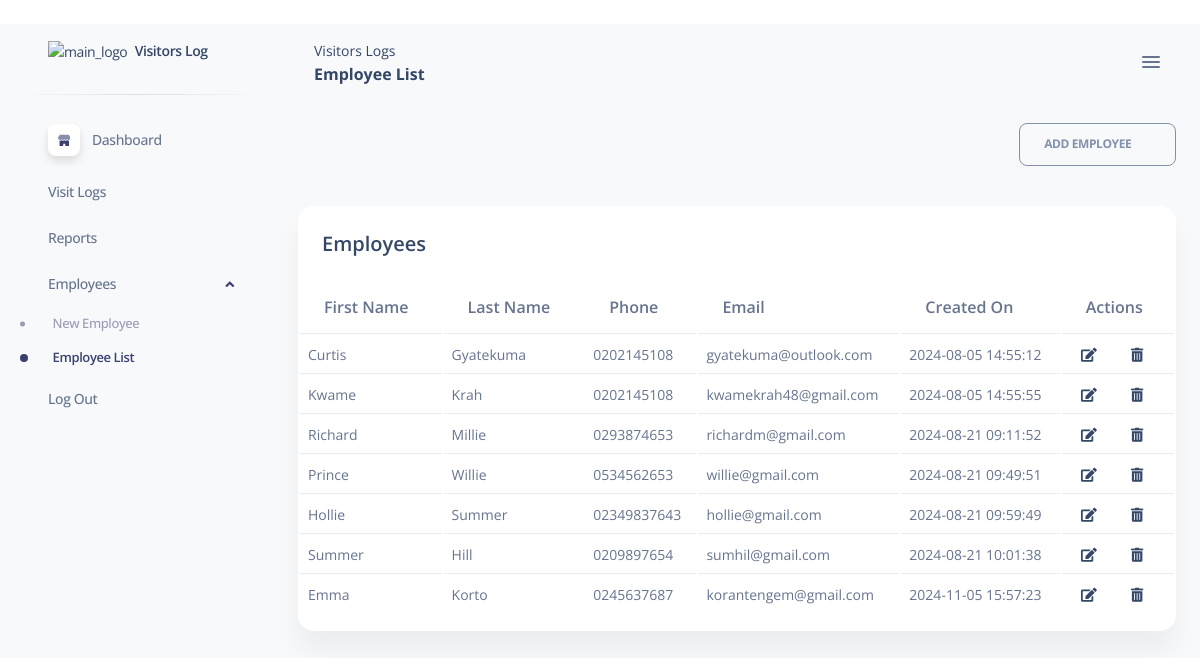
Page /user-list (signed in) on the committed database.
### app/models.py (models this page shows)
class User(db.Model):
    id = db.Column(db.Integer(), primary_key=True, autoincrement=True, nullable=False)
    first_name = db.Column(db.String(20), nullable=False)
    last_name = db.Column(db.String(20), nullable=False)
    email = db.Column(db.String(30), nullable=False)
    phone = db.Column(db.String(15), nullable=False)
    password = db.Column(db.String(128), nullable=False)
    role_id = db.Column(db.Integer(), db.ForeignKey('roles.id', name='fk_user_role'))
    created_by = db.Column(db.Integer(), nullable=False)
    created_on = db.Column(db.String(30), nullable=False)
    last_updated = db.Column(db.String(30))
    updated_by = db.Column(db.String(30))
    delete_yn = db.Column(db.String(1), nullable=False)

### app/routes.py (the view)
@app.route('/user-list')
@login_required
def user_list():
    users_data = User.query.all()  # Fetch all visits from the database
    return render_template('userList.html', users=users_data)

### app/controllers.py (called while the page is built)
def login_required(f):
    @wraps(f)
    def decorated_function(*args, **kwargs):
        if 'user_id' not in session:
            return redirect(url_for('login_view'))
        return f(*args, **kwargs)
    return decorated_function

### app/templates/userList.html (shortened to what this page needs)
<!DOCTYPE html>
<html lang="en" xmlns="http://www.w3.org/1999/html">
<head>
    <link href="{{ url_for('static', filename='dashboard/css/nucleo-icons.css') }}" rel="stylesheet"/>
    <link href="{{ url_for('static', filename='dashboard/css/nucleo-svg.css') }}" rel="stylesheet"/>
    <link href="{{ url_for('static', filename='dashboard/css/nucleo-svg.css') }}" rel="stylesheet"/>
    <link rel="stylesheet" href="https://cdnjs.cloudflare.com/ajax/libs/font-awesome/5.15.4/css/all.min.css">
    <link id="pagestyle" href="{{ url_for('static', filename='dashboard/css/soft-ui-dashboard.min3f71.css') }}"
          rel="stylesheet"/>
</head>
<body style="height: 100%!important">
<div class="g-sidenav-show  bg-gray-100" style="height: 100vh!important">
<aside class="sidenav navbar navbar-vertical navbar-expand-xs border-0 border-radius-xl my-3 fixed-start ms-3 "
       id="sidenav-main">
    <div class="sidenav-header">
        <a class="navbar-brand m-0" href="#" target="_blank">
            <img src="https://glns.info/wp-content/uploads/2024/04/Ghana-Link-Logos-03.png" class="navbar-brand-img h-100" alt="main_logo">
            <span class="ms-1 font-weight-bold">Visitors Log</span>
        </a>
    </div>
    <hr class="horizontal dark mt-0">
    <div class="collapse navbar-collapse  w-auto h-auto" id="sidenav-collapse-main">
        {% if session.user_role == "hr" %}
        <ul class="navbar-nav">
            <li class="nav-item">
                <a class="nav-link"
                   aria-controls="dashboardsExamples" role="button" aria-expanded="false"  href="/dashboard">
                    <div class="icon icon-shape icon-sm shadow border-radius-md bg-white text-center d-flex align-items-center justify-content-center  me-2">
                    </div>
                    <span class="nav-link-text ms-1">Dashboard</span>
                </a>
            </li>
            <li class="nav-item">
                    <li class="nav-item ">
                            <a class="nav-link" aria-expanded="false" href="/visit-logs">
                                <span class="sidenav-normal"> Visit Logs <b class="caret"></b></span>
                            </a>
                    </li>
                     <li class="nav-item ">
                            <a class="nav-link " aria-expanded="false" href="/reports">
                                <span class="sidenav-normal"> Reports <b class="caret"></b></span>
                            </a>
                    </li>
                        <li class="nav-item ">
                            <a class="nav-link " data-bs-toggle="collapse" aria-expanded="true" href="#usersExample">
                                <span class="sidenav-normal"> Employees <b class="caret"></b></span>
                            </a>
                            <div class="collapse show" id="usersExample">
                                <ul class="nav nav-sm flex-column">
                                    <li class="nav-item">
                                        <a class="nav-link" href="/new-user">
                                            <span class="sidenav-normal"> New Employee </span>
                                        </a>
                                    </li>
                                    <li class="nav-item">
                                        <a class="nav-link active" href="/user-list">
                                            <span class="sidenav-normal"> Employee List </span>
                                        </a>
                                    </li>
                                </ul>
                            </div>
                        </li>
            <li class="nav-item ">
                <a class="nav-link " href="/logout">
                    <span class="sidenav-normal"> Log Out </span>
                </a>
            </li>
        </ul>
        {% endif %}
    </div>
</aside>
<main class="main-content position-relative max-height-vh-100 h-100 border-radius-lg ">
    <nav class="navbar navbar-main navbar-expand-lg position-sticky mt-4 top-1 px-0 mx-4 shadow-none border-radius-xl z-index-sticky"
         id="navbarBlur" data-scroll="true">
        <div class="container-fluid py-1 px-3">
            <nav aria-label="breadcrumb">
                <ol class="breadcrumb bg-transparent mb-0 pb-0 pt-1 px-0 me-sm-6 me-5">
                    <li class="breadcrumb-item text-sm text-dark active" aria-current="page">Visitors Logs</li>
                </ol>
                <h6 class="font-weight-bolder mb-0">Employee List</h6>
            </nav>
            <div class="sidenav-toggler sidenav-toggler-inner d-xl-block d-none ">
                <a href="javascript:;" class="nav-link text-body p-0">
                    <div class="sidenav-toggler-inner">
                        <i class="sidenav-toggler-line"></i>
                        <i class="sidenav-toggler-line"></i>
                        <i class="sidenav-toggler-line"></i>
                    </div>
                </a>
            </div>
        </div>
    </nav>
    <div class="container-fluid py-4">
        <div class="col-lg-6 col-12 d-flex ms-auto">
                    <a href="/new-user" class="btn btn-icon btn-outline-secondary ms-auto">
                        <span class="btn-inner--text">Add Employee</span>
                        <span class="btn-inner--icon ms-2"><i class="ni ni-circle-08"></i></span>
                    </a>
        </div>
        <div class="row mt-4">
            <div class="col-12">
                <div class="card">
                    <div class="card-header">
                        <h5 class="mb-0">Employees</h5>
                    </div>
                    <div class="table-responsive">
                        <table class="table table-flush" id="datatable-search">
                            <thead class="thead-light">
                            <tr>
                                <th>First Name</th>
                                <th>Last Name</th>
                                <th>Phone</th>
                                <th>Email</th>
                                <th>Created On</th>
                                <th>Actions</th>
                            </tr>
                            </thead>
                            <tbody>
                                {% for user in users %}
                                <tr>
                                    <td class="text-sm font-weight-normal">{{ user.first_name }}</td>
                                    <td class="text-sm font-weight-normal">{{ user.last_name }}</td>
                                    <td class="text-sm font-weight-normal">{{ user.phone }}</td>
                                    <td class="text-sm font-weight-normal">{{ user.email }}</td>
                                    <td class="text-sm font-weight-normal">{{ user.created_on }}</td>
                                    <td class="text-sm font-weight-normal" style="display: flex; align-items: center; justify-content: space-around;">
                                            <a
                                                href="/edit-user/{{ user.id }}"
                                                class="item-btn btn-tooltip btn-sm w-100 mb-0 text-center"
                                                data-bs-toggle="tooltip"
                                                data-bs-placement="top"
                                                title="Edit user"
                                                data-container="body"
                                                data-animation="true"
                                                style="margin-right: 10px;"
                                            >
                                               <i class="fas fa-edit"></i>
                                            </a>
                                            <a
                                                href="#"
                                                class="item-btn btn-tooltip btn-sm w-100 mb-0 text-center"
                                                data-bs-toggle="tooltip"
                                                data-bs-placement="top"
                                                title="Delete user"
                                                data-container="body"
                                                data-animation="true"
                                                onclick="handleDeleteClick(event, {{ user.id }})"
                                                style="margin-right: 10px;"
                                            >
                                                <i class="fas fa-trash-alt"></i>
                                            </a>
                                    </td>
                                </tr>
                                {% endfor %}
                            </tbody>
                        </table>
                    </div>
                </div>
            </div>
        </div>
    </div>
</main>
</div>
</body>
</html>

### app/static/dashboard/css/nucleo-svg.css (style rules this page uses)
.icon { display:inline-block;color:#111;height:1em;width:1em }
.icon-sm { height:.8em;width:.8em }
.icon { fill:currentColor;stroke:none }

### rows in the picture
User: first_name "Curtis", last_name "Gyatekuma", phone "0202145108", email "gyatekuma@outlook.com", created_on "2024-08-05 14:55:12"
User: first_name "Kwame", last_name "Krah", phone "0202145108", email "kwamekrah48@gmail.com", created_on "2024-08-05 14:55:55"
User: first_name "Richard", last_name "Millie", phone "0293874653", email "richardm@gmail.com", created_on "2024-08-21 09:11:52"
User: first_name "Prince", last_name "Willie", phone "0534562653", email "willie@gmail.com", created_on "2024-08-21 09:49:51"
User: first_name "Hollie", last_name "Summer", phone "02349837643", email "hollie@gmail.com", created_on "2024-08-21 09:59:49"
User: first_name "Summer", last_name "Hill", phone "0209897654", email "sumhil@gmail.com", created_on "2024-08-21 10:01:38"
User: first_name "Emma", last_name "Korto", phone "0245637687", email "korantengem@gmail.com", created_on "2024-11-05 15:57:23"
